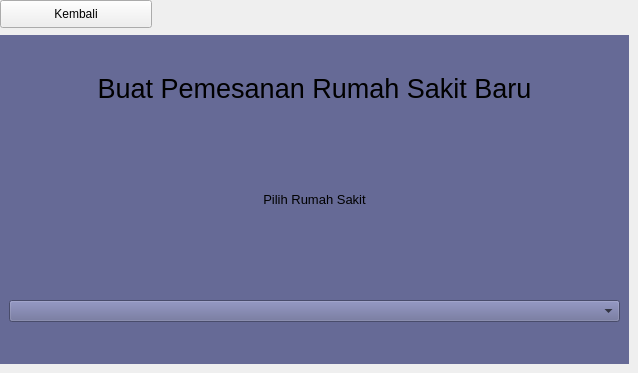
     <widget class="QWidget" name="page_2">
      <widget class="QWidget" name="widget_4" native="true">
       <property name="geometry">
        <rect>
         <x>0</x>
         <y>35</y>
         <width>629</width>
         <height>329</height>
        </rect>
       </property>
       <property name="palette">
        <palette>
         <active>
          <colorrole role="WindowText">
           <brush brushstyle="SolidPattern">
            <color alpha="255">
             <red>255</red>
             <green>255</green>
             <blue>255</blue>
            </color>
           </brush>
          </colorrole>
          <colorrole role="Button">
           <brush brushstyle="SolidPattern">
            <color alpha="255">
             <red>102</red>
             <green>106</green>
             <blue>150</blue>
            </color>
           </brush>
          </colorrole>
          <colorrole role="Light">
           <brush brushstyle="SolidPattern">
            <color alpha="255">
             <red>102</red>
             <green>106</green>
             <blue>150</blue>
            </color>
           </brush>
          </colorrole>
          <colorrole role="Midlight">
           <brush brushstyle="SolidPattern">
            <color alpha="255">
             <red>85</red>
             <green>88</green>
             <blue>125</blue>
            </color>
           </brush>
          </colorrole>
          <colorrole role="Dark">
           <brush brushstyle="SolidPattern">
            <color alpha="255">
             <red>34</red>
             <green>35</green>
             <blue>50</blue>
            </color>
           </brush>
          </colorrole>
          <colorrole role="Mid">
           <brush brushstyle="SolidPattern">
            <color alpha="255">
             <red>45</red>
             <green>47</green>
             <blue>66</blue>
            </color>
           </brush>
          </colorrole>
          <colorrole role="Text">
           <brush brushstyle="SolidPattern">
            <color alpha="255">
             <red>255</red>
             <green>255</green>
             <blue>255</blue>
            </color>
           </brush>
          </colorrole>
          <colorrole role="BrightText">
           <brush brushstyle="SolidPattern">
            <color alpha="255">
             <red>255</red>
             <green>255</green>
             <blue>255</blue>
            </color>
           </brush>
          </colorrole>
          <colorrole role="ButtonText">
           <brush brushstyle="SolidPattern">
            <color alpha="255">
             <red>255</red>
             <green>255</green>
             <blue>255</blue>
            </color>
           </brush>
          </colorrole>
          <colorrole role="Base">
           <brush brushstyle="SolidPattern">
            <color alpha="255">
             <red>102</red>
             <green>106</green>
             <blue>150</blue>
            </color>
           </brush>
          </colorrole>
          <colorrole role="Window">
           <brush brushstyle="SolidPattern">
            <color alpha="255">
             <red>102</red>
             <green>106</green>
             <blue>150</blue>
            </color>
           </brush>
          </colorrole>
          <colorrole role="Shadow">
           <brush brushstyle="SolidPattern">
            <color alpha="255">
             <red>0</red>
             <green>0</green>
             <blue>0</blue>
            </color>
           </brush>
          </colorrole>
          <colorrole role="AlternateBase">
           <brush brushstyle="SolidPattern">
            <color alpha="255">
             <red>34</red>
             <green>35</green>
             <blue>50</blue>
            </color>
           </brush>
          </colorrole>
          <colorrole role="ToolTipBase">
           <brush brushstyle="SolidPattern">
            <color alpha="255">
             <red>255</red>
             <green>255</green>
             <blue>220</blue>
            </color>
           </brush>
          </colorrole>
          <colorrole role="ToolTipText">
           <brush brushstyle="SolidPattern">
            <color alpha="255">
             <red>0</red>
             <green>0</green>
             <blue>0</blue>
            </color>
           </brush>
          </colorrole>
         </active>
         <inactive>
          <colorrole role="WindowText">
           <brush brushstyle="SolidPattern">
            <color alpha="255">
             <red>255</red>
             <green>255</green>
             <blue>255</blue>
            </color>
           </brush>
          </colorrole>
          <colorrole role="Button">
           <brush brushstyle="SolidPattern">
            <color alpha="255">
             <red>102</red>
             <green>106</green>
             <blue>150</blue>
            </color>
           </brush>
          </colorrole>
          <colorrole role="Light">
           <brush brushstyle="SolidPattern">
            <color alpha="255">
             <red>102</red>
             <green>106</green>
             <blue>150</blue>
            </color>
           </brush>
          </colorrole>
          <colorrole role="Midlight">
           <brush brushstyle="SolidPattern">
            <color alpha="255">
             <red>85</red>
             <green>88</green>
             <blue>125</blue>
            </color>
           </brush>
          </colorrole>
          <colorrole role="Dark">
           <brush brushstyle="SolidPattern">
            <color alpha="255">
             <red>34</red>
             <green>35</green>
             <blue>50</blue>
            </color>
           </brush>
          </colorrole>
          <colorrole role="Mid">
           <brush brushstyle="SolidPattern">
            <color alpha="255">
             <red>45</red>
             <green>47</green>
             <blue>66</blue>
            </color>
           </brush>
          </colorrole>
          <colorrole role="Text">
           <brush brushstyle="SolidPattern">
            <color alpha="255">
             <red>255</red>
             <green>255</green>
             <blue>255</blue>
            </color>
           </brush>
          </colorrole>
          <colorrole role="BrightText">
           <brush brushstyle="SolidPattern">
            <color alpha="255">
             <red>255</red>
             <green>255</green>
             <blue>255</blue>
            </color>
           </brush>
          </colorrole>
          <colorrole role="ButtonText">
           <brush brushstyle="SolidPattern">
            <color alpha="255">
             <red>255</red>
             <green>255</green>
             <blue>255</blue>
            </color>
           </brush>
          </colorrole>
          <colorrole role="Base">
           <brush brushstyle="SolidPattern">
            <color alpha="255">
             <red>102</red>
             <green>106</green>
             <blue>150</blue>
            </color>
           </brush>
          </colorrole>
          <colorrole role="Window">
           <brush brushstyle="SolidPattern">
            <color alpha="255">
             <red>102</red>
             <green>106</green>
             <blue>150</blue>
            </color>
           </brush>
          </colorrole>
          <colorrole role="Shadow">
           <brush brushstyle="SolidPattern">
            <color alpha="255">
             <red>0</red>
             <green>0</green>
             <blue>0</blue>
            </color>
           </brush>
          </colorrole>
          <colorrole role="AlternateBase">
           <brush brushstyle="SolidPattern">
            <color alpha="255">
             <red>34</red>
             <green>35</green>
             <blue>50</blue>
            </color>
           </brush>
          </colorrole>
          <colorrole role="ToolTipBase">
           <brush brushstyle="SolidPattern">
            <color alpha="255">
             <red>255</red>
             <green>255</green>
             <blue>220</blue>
            </color>
           </brush>
          </colorrole>
          <colorrole role="ToolTipText">
           <brush brushstyle="SolidPattern">
            <color alpha="255">
             <red>0</red>
             <green>0</green>
             <blue>0</blue>
            </color>
           </brush>
          </colorrole>
         </inactive>
         <disabled>
          <colorrole role="WindowText">
           <brush brushstyle="SolidPattern">
            <color alpha="255">
             <red>34</red>
             <green>35</green>
             <blue>50</blue>
            </color>
           </brush>
          </colorrole>
          <colorrole role="Button">
           <brush brushstyle="SolidPattern">
            <color alpha="255">
             <red>102</red>
             <green>106</green>
             <blue>150</blue>
            </color>
           </brush>
          </colorrole>
          <colorrole role="Light">
           <brush brushstyle="SolidPattern">
            <color alpha="255">
             <red>102</red>
             <green>106</green>
             <blue>150</blue>
            </color>
           </brush>
          </colorrole>
          <colorrole role="Midlight">
           <brush brushstyle="SolidPattern">
            <color alpha="255">
             <red>85</red>
             <green>88</green>
             <blue>125</blue>
            </color>
           </brush>
          </colorrole>
          <colorrole role="Dark">
           <brush brushstyle="SolidPattern">
            <color alpha="255">
             <red>34</red>
             <green>35</green>
             <blue>50</blue>
            </color>
           </brush>
          </colorrole>
          <colorrole role="Mid">
           <brush brushstyle="SolidPattern">
            <color alpha="255">
             <red>45</red>
             <green>47</green>
             <blue>66</blue>
            </color>
           </brush>
          </colorrole>
          <colorrole role="Text">
           <brush brushstyle="SolidPattern">
            <color alpha="255">
             <red>34</red>
             <green>35</green>
             <blue>50</blue>
            </color>
           </brush>
          </colorrole>
          <colorrole role="BrightText">
           <brush brushstyle="SolidPattern">
            <color alpha="255">
             <red>255</red>
             <green>255</green>
             <blue>255</blue>
            </color>
           </brush>
          </colorrole>
          <colorrole role="ButtonText">
           <brush brushstyle="SolidPattern">
            <color alpha="255">
             <red>34</red>
             <green>35</green>
             <blue>50</blue>
            </color>
           </brush>
          </colorrole>
          <colorrole role="Base">
           <brush brushstyle="SolidPattern">
            <color alpha="255">
             <red>102</red>
             <green>106</green>
             <blue>150</blue>
            </color>
           </brush>
          </colorrole>
          <colorrole role="Window">
           <brush brushstyle="SolidPattern">
            <color alpha="255">
             <red>102</red>
             <green>106</green>
             <blue>150</blue>
            </color>
           </brush>
          </colorrole>
          <colorrole role="Shadow">
           <brush brushstyle="SolidPattern">
            <color alpha="255">
             <red>0</red>
             <green>0</green>
             <blue>0</blue>
            </color>
           </brush>
          </colorrole>
          <colorrole role="AlternateBase">
           <brush brushstyle="SolidPattern">
            <color alpha="255">
             <red>68</red>
             <green>71</green>
             <blue>100</blue>
            </color>
           </brush>
          </colorrole>
          <colorrole role="ToolTipBase">
           <brush brushstyle="SolidPattern">
            <color alpha="255">
             <red>255</red>
             <green>255</green>
             <blue>220</blue>
            </color>
           </brush>
          </colorrole>
          <colorrole role="ToolTipText">
           <brush brushstyle="SolidPattern">
            <color alpha="255">
             <red>0</red>
             <green>0</green>
             <blue>0</blue>
            </color>
           </brush>
          </colorrole>
         </disabled>
        </palette>
       </property>
       <property name="styleSheet">
        <string notr="true">background-color: #666a96;</string>
       </property>
       <layout class="QVBoxLayout" name="verticalLayout_3">
        <item>
         <widget class="QLabel" name="label_1">
          <property name="font">
           <font>
            <pointsize>20</pointsize>
           </font>
          </property>
          <property name="styleSheet">
           <string notr="true"/>
          </property>
          <property name="text">
           <string>Buat Pemesanan Rumah Sakit Baru</string>
          </property>
          <property name="alignment">
           <set>Qt::AlignCenter</set>
          </property>
         </widget>
        </item>
        <item>
         <widget class="QLabel" name="label_2">
          <property name="font">
           <font>
            <pointsize>10</pointsize>
           </font>
          </property>
          <property name="text">
           <string>Pilih Rumah Sakit</string>
          </property>
          <property name="alignment">
           <set>Qt::AlignCenter</set>
          </property>
         </widget>
        </item>
        <item>
         <widget class="QWidget" name="widget_5" native="true">
          <layout class="QVBoxLayout" name="verticalLayout_4">
           <item>
            <widget class="QComboBox" name="rs_pick"/>
           </item>
          </layout>
         </widget>
        </item>
       </layout>
      </widget>
      <widget class="QPushButton" name="btn_back2">
       <property name="geometry">
        <rect>
         <x>0</x>
         <y>0</y>
         <width>152</width>
         <height>28</height>
        </rect>
       </property>
       <property name="styleSheet">
        <string notr="true">QPushButton {
	color: black;
}</string>
       </property>
       <property name="text">
        <string>Kembali</string>
       </property>
      </widget>
     </widget>
